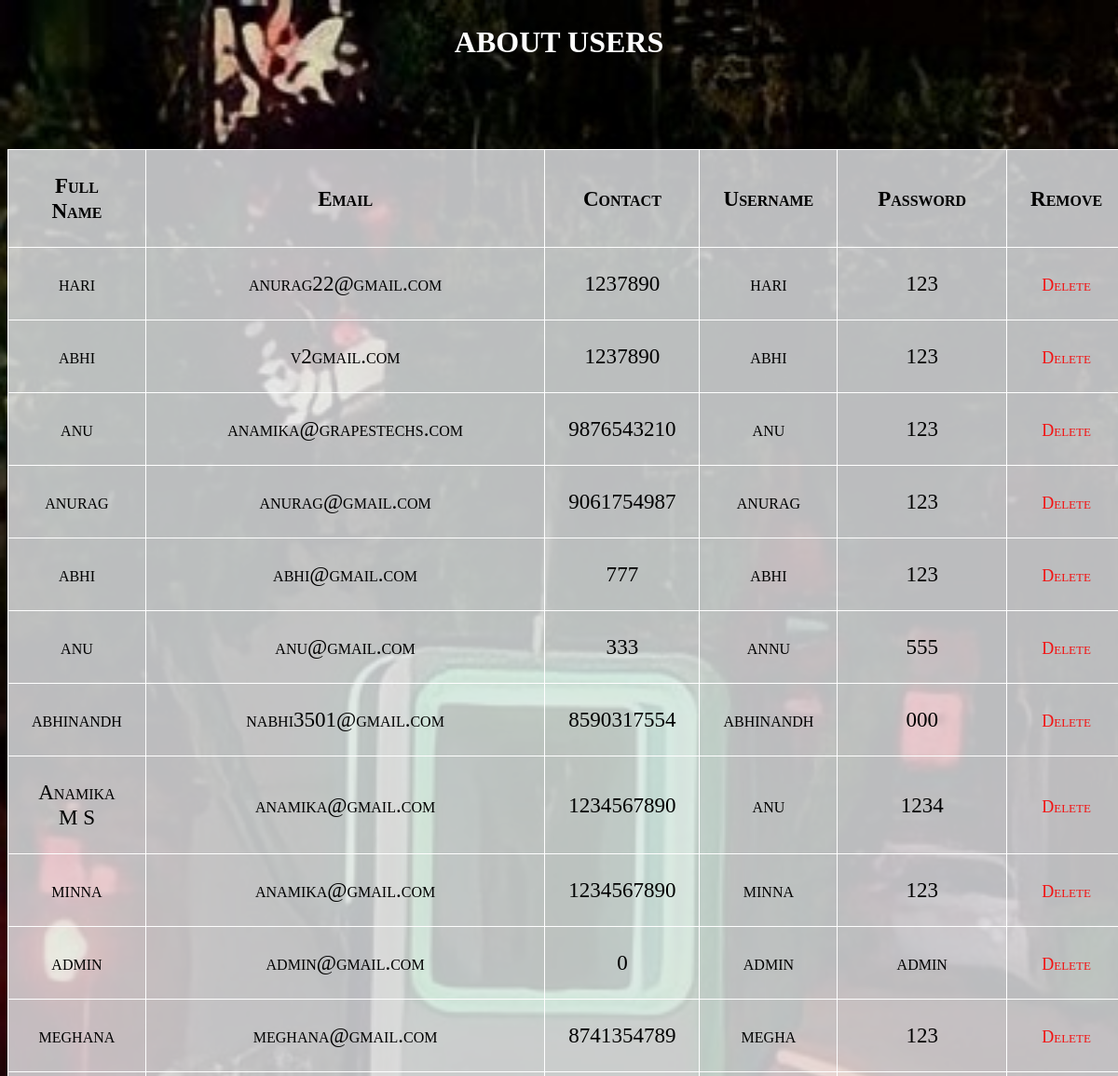
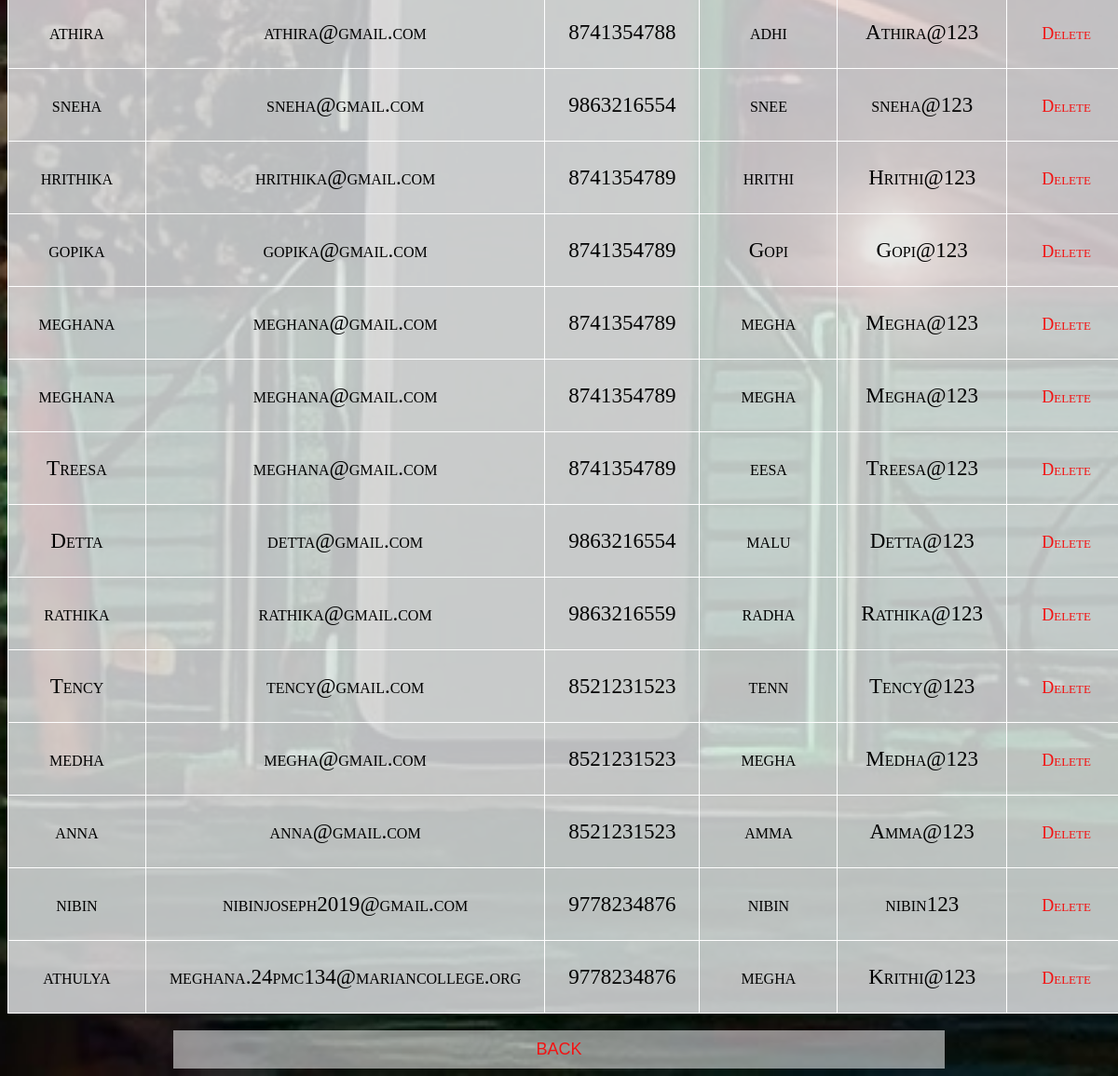
The page /users_list/ on the database its author committed (2 pictures, top to bottom).
### my_app/models.py (models this page shows)
class reg(models.Model):
    fullname=models.CharField(max_length=20)
    contact=models.IntegerField()
    email=models.EmailField()
    username=models.CharField(max_length=20)
    password=models.CharField(max_length=20)

### my_app/views.py (the view)
# urls.py: path('users_list/',views.users_list,name='uers_list'),
def users_list(request):
    data=reg.objects.all()
    return render(request,'users_list.html',{'data':data})

### my_app/templates/users_list.html (shortened to what this page needs)
{% load static %}
<!DOCTYPE html>
<html>
<head>
</head>
    <div class="container">
        <center>
        <h2 >
          ABOUT USERS
        </h2><br><br><br></center>
        <p class="text-center">
          <body>
            <table border="1"
               align="center"><b><i>
              <tr>
                  <th>Full Name</th>
                  <th>Email</th>
                  <th>Contact</th>
                  <th>Username</th>
                  <th>Password</th>
                  <th>Remove</th>
              </tr>
              {% for i in data %}
              <tr>
                  <td>{{i.fullname}}</td>
                  <td>{{i.email}}</td>
                  <Td>{{i.contact}}</Td>
                  <td>{{i.username}}</td>
                  <td>{{i.password}}</td>
                  <td><a href="/delete_record1/{{i.id}}">Delete</a></td>
              </tr></i></b>
              {% endfor %}
          </table>
          <br>
          <center><button><a href="/admin_home">BACK</a></button></center>
</body>
</html>

### rows shown on the page
reg: fullname "hari", email "anurag22@gmail.com", contact "1237890", username "hari", password "123"
reg: fullname "abhi", email "v2gmail.com", contact "1237890", username "abhi", password "123"
reg: fullname "anu", email "anamika@grapestechs.com", contact "9876543210", username "anu", password "123"
reg: fullname "anurag", email "anurag@gmail.com", contact "9061754987", username "anurag", password "123"
reg: fullname "abhi", email "abhi@gmail.com", contact "777", username "abhi", password "123"
reg: fullname "anu", email "anu@gmail.com", contact "333", username "annu", password "555"
reg: fullname "abhinandh", email "nabhi3501@gmail.com", contact "8590317554", username "abhinandh", password "000"
reg: fullname "Anamika M S", email "anamika@gmail.com", contact "1234567890", username "anu", password "1234"
reg: fullname "minna", email "anamika@gmail.com", contact "1234567890", username "minna", password "123"
reg: fullname "admin", email "admin@gmail.com", contact "0", username "admin", password "admin"
reg: fullname "meghana", email "meghana@gmail.com", contact "8741354789", username "megha", password "123"
reg: fullname "athira", email "athira@gmail.com", contact "8741354788", username "adhi", password "Athira@123"
reg: fullname "sneha", email "sneha@gmail.com", contact "9863216554", username "snee", password "sneha@123"
reg: fullname "hrithika", email "hrithika@gmail.com", contact "8741354789", username "hrithi", password "Hrithi@123"
reg: fullname "gopika", email "gopika@gmail.com", contact "8741354789", username "Gopi", password "Gopi@123"
reg: fullname "meghana", email "meghana@gmail.com", contact "8741354789", username "megha", password "Megha@123"
reg: fullname "meghana", email "meghana@gmail.com", contact "8741354789", username "megha", password "Megha@123"
reg: fullname "Treesa", email "meghana@gmail.com", contact "8741354789", username "eesa", password "Treesa@123"
reg: fullname "Detta", email "detta@gmail.com", contact "9863216554", username "malu", password "Detta@123"
reg: fullname "rathika", email "rathika@gmail.com", contact "9863216559", username "radha", password "Rathika@123"
reg: fullname "Tency", email "tency@gmail.com", contact "8521231523", username "tenn", password "Tency@123"
reg: fullname "medha", email "megha@gmail.com", contact "8521231523", username "megha", password "Medha@123"
reg: fullname "anna", email "anna@gmail.com", contact "8521231523", username "amma", password "Amma@123"
reg: fullname "nibin", email "nibinjoseph2019@gmail.com", contact "9778234876", username "nibin", password "nibin123"
reg: fullname "athulya", email "meghana.24pmc134@mariancollege.org", contact "9778234876", username "megha", password "Krithi@123"
